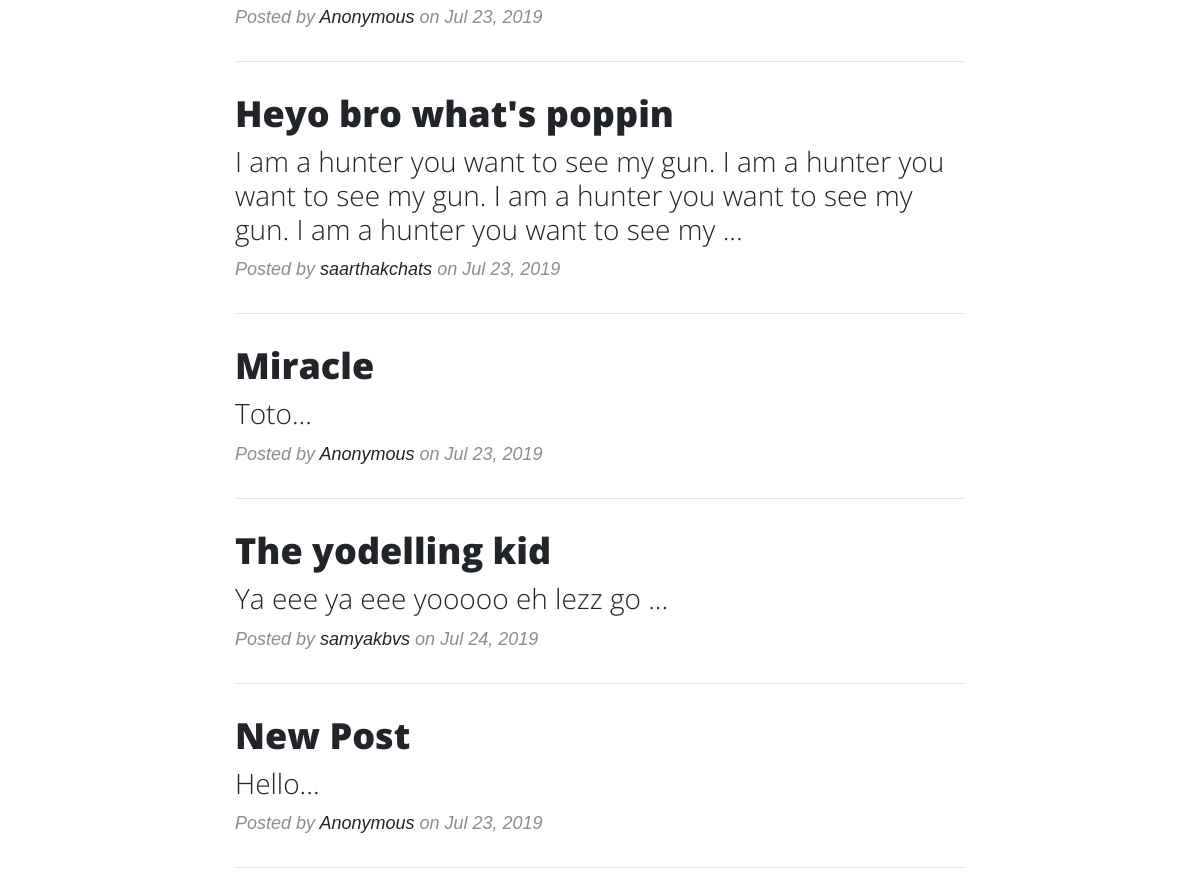
The app's page / (signed in, middle part), older data.
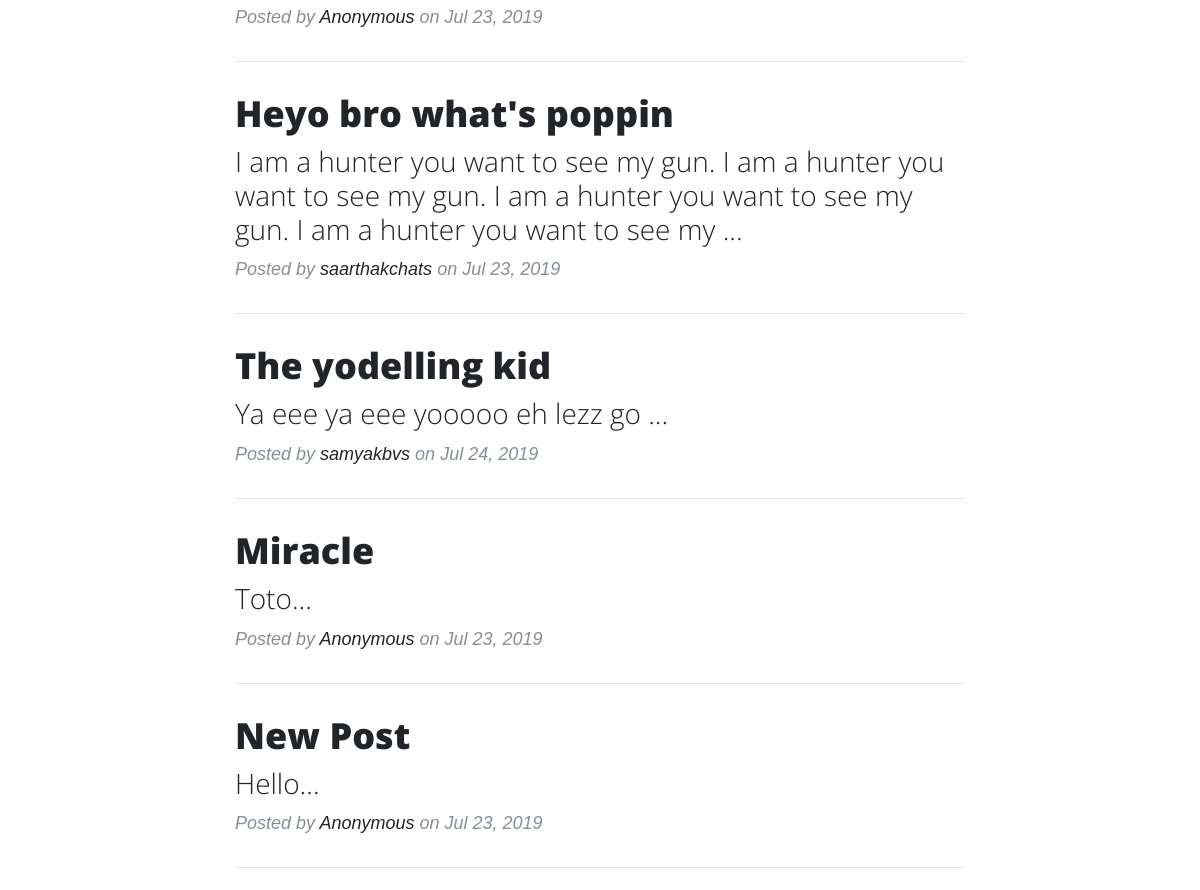
The same page, newer data.
### posts/models.py (models this page shows, shortened)
class Post(models.Model):
    title = models.CharField(max_length=200)
    body = models.TextField()
    votes_total = models.IntegerField(default=0)
    pubdate = models.DateTimeField()
    hunter = models.ForeignKey(User, on_delete=models.CASCADE)
    anonymous = models.BooleanField(default=False)
    upvoted_users = models.TextField(default='')
    post_approved = models.BooleanField(default=False)
    def preview(self):
        return self.body[:150]
    def pretty_date(self):
        return self.pubdate.strftime('%b %e, %Y')

### posts/views.py (the view, shortened to what this page needs)
# urls.py: path('', posts.views.home, name='home'),
def home(request):
    if request.user.is_authenticated:
        if request.user.is_staff:
            posts = Post.objects.all().order_by('-votes_total')
            return render(request, 'posts/home.html', {'posts': posts})
    else:
        return render(request, 'posts/landing.html')

### posts/templates/posts/home.html (shortened to what this page needs)
{% load staticfiles %}
<!DOCTYPE html>
<html lang="en">
<head>
  <link rel="stylesheet" href="https://stackpath.bootstrapcdn.com/bootstrap/4.3.1/css/bootstrap.min.css">
  <link href="vendor/fontawesome-free/css/all.min.css" rel="stylesheet" type="text/css">
  <link rel="stylesheet" href="https://stackpath.bootstrapcdn.com/font-awesome/4.7.0/css/font-awesome.min.css">
  <link href="{% static 'css/clean-blog.css' %}" rel="stylesheet"><link rel="stylesheet" href="https://cdnjs.cloudflare.com/ajax/libs/font-awesome/4.7.0/css/font-awesome.min.css">
</head>
<body>
  <div class="container">
    <div class="row">
      <div class="col-lg-8 col-md-10 mx-auto">
        {% for post in posts.all %}
        <div class="post-preview">
          <a href="{% url 'detail' post.id %}">
            <h2 class="post-title">
              {{ post.title }}
            </h2>
            <h3 class="post-subtitle">
              {{ post.preview }}...
            </h3>
          </a>
          <p class="post-meta">Posted by
            {% if post.anonymous %}
            <a href="#">Anonymous</a>
            {% else %}
            <a href="{% url 'userpage' user.username %}">{{ post.hunter }}</a>
            {% endif %}
            on {{ post.pretty_date }}</p>
        </div>
        <hr>
        {% endfor %}
      </div>
    </div>
  </div>
</body>
</html>

### static/css/clean-blog.css (style rules this page uses)
body { font-size: 20px; color: #212529; font-family: 'Helvetica', 'Helvetica', serif; }
p { line-height: 1.5; margin: 30px 0; }
p a { text-decoration: underline; }
h1, h2, h3, h4, h5, h6 { font-weight: 800; font-family: 'Open Sans', 'Helvetica Neue', Helvetica, Arial, sans-serif; }
a { color: #212529; -webkit-transition: all 0.2s; transition: all 0.2s; }
.post-preview > a { color: #212529; }
.post-preview > a > .post-title { font-size: 30px; margin-top: 30px; margin-bottom: 10px; }
.post-preview > a > .post-subtitle { font-weight: 300; margin: 0 0 10px; }
.post-preview > .post-meta { font-size: 18px; font-style: italic; margin-top: 0; color: #868e96; }
.post-preview > .post-meta > a { text-decoration: none; color: #212529; }
@media only screen and (min-width: 768px) { .post-preview > a > .post-title { font-size: 36px; } }

Row changes from the older to the newer data that the page shows:
changed Post "The yodelling kid": moves up the list
